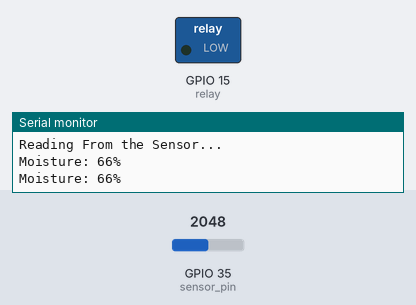
Simulated run of this sketch. Board: ESP32. Shown: switched loads named in the sketch (green lamp = pin HIGH), the last lines printed to the serial monitor. The test bench sets the inputs (shaded band); at power-on: GPIO 35 (sensor_pin) = 2048.

Above: at 3.2 s.
3.3 s: GPIO 35 (sensor_pin) set to 3272
6.2 s: GPIO 35 (sensor_pin) set to 3358
At 8.4 s:
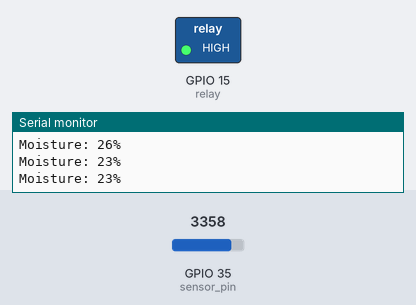
9.5 s: GPIO 35 (sensor_pin) set to 2866
At 12.0 s:
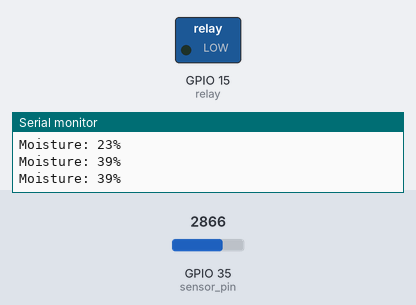
12.5 s: GPIO 35 (sensor_pin) set to 3603
At 15.4 s:
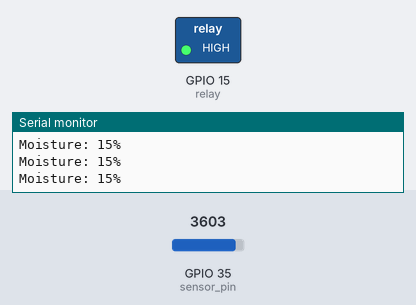
Timing chart, 0 to 16.5 s (numbered marks = the images above; inputs shaded):
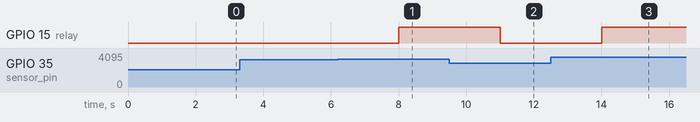

The sketch:

Plant_monitoring.ino
```cpp
int relay = 15;              // Pin connected to the relay
int sensor_pin = 35;         // Pin connected to the soil moisture sensor
int output_value;            // To store the raw analog value from the sensor
int moisturelevel;           // To store the mapped moisture level in percentage

void setup() {
  Serial.begin(9600);        // Start serial communication at 9600 baud rate
  pinMode(relay, OUTPUT);    // Set the relay pin as output
  Serial.println("Reading From the Sensor...");
  delay(2000);               // Delay for 2 seconds before starting the sensor readings
}

void loop() {
  output_value = analogRead(sensor_pin);  // Read the raw analog value from the sensor

  // Map the raw value (4095-1000) to a moisture level percentage (0-100)
  moisturelevel = map(output_value, 4095, 1000, 0, 100);

  // Print the moisture level to the serial monitor
  Serial.print("Moisture: ");
  Serial.print(moisturelevel);
  Serial.println("%");

  delay(1000);  // Wait for 1 second before the next reading

  // If the moisture level is less than 25%, turn on the motor (relay)
  if (moisturelevel < 25) {
    digitalWrite(relay, HIGH);  // Turn the motor ON
  }
  // If the moisture level is 25% or above, turn off the motor (relay)
  else {
    digitalWrite(relay, LOW);   // Turn the motor OFF
  }
}
```

Measured:
- the behaviour switches between 3321 and 3322 on GPIO 35 (sensor_pin) (found by bisection; images 0 and 1)
- after the input at 6.2 s, GPIO 15 (relay): LOW → HIGH after 1.8 s
- after the input at 9.5 s, GPIO 15 (relay): HIGH → LOW after 1.5 s
- after the input at 12.5 s, GPIO 15 (relay): LOW → HIGH after 1.5 s
